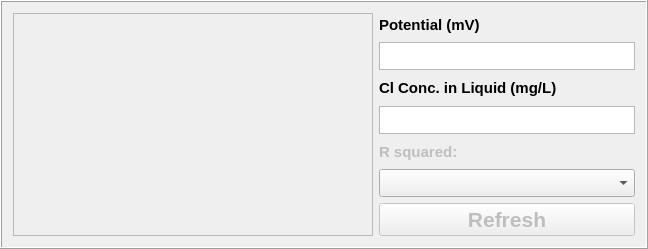
         <widget class="QFrame" name="data_frame">
          <property name="sizePolicy">
           <sizepolicy hsizetype="Expanding" vsizetype="Expanding">
            <horstretch>1</horstretch>
            <verstretch>1</verstretch>
           </sizepolicy>
          </property>
          <property name="styleSheet">
           <string notr="true">b</string>
          </property>
          <property name="frameShape">
           <enum>QFrame::Shape::Box</enum>
          </property>
          <property name="frameShadow">
           <enum>QFrame::Shadow::Raised</enum>
          </property>
          <layout class="QHBoxLayout" name="horizontalLayout_11" stretch="1,0">
           <item>
            <widget class="QFrame" name="graph_frame">
             <property name="sizePolicy">
              <sizepolicy hsizetype="Expanding" vsizetype="Expanding">
               <horstretch>0</horstretch>
               <verstretch>0</verstretch>
              </sizepolicy>
             </property>
             <property name="minimumSize">
              <size>
               <width>360</width>
               <height>0</height>
              </size>
             </property>
             <property name="frameShape">
              <enum>QFrame::Shape::StyledPanel</enum>
             </property>
             <property name="frameShadow">
              <enum>QFrame::Shadow::Raised</enum>
             </property>
            </widget>
           </item>
           <item>
            <layout class="QVBoxLayout" name="verticalLayout_4" stretch="1,1,1,1,1,1,1">
             <item>
              <widget class="QLabel" name="potential_label">
               <property name="sizePolicy">
                <sizepolicy hsizetype="Minimum" vsizetype="Expanding">
                 <horstretch>0</horstretch>
                 <verstretch>0</verstretch>
                </sizepolicy>
               </property>
               <property name="maximumSize">
                <size>
                 <width>16777215</width>
                 <height>40</height>
                </size>
               </property>
               <property name="font">
                <font>
                 <pointsize>11</pointsize>
                 <bold>true</bold>
                </font>
               </property>
               <property name="text">
                <string>Potential (mV)</string>
               </property>
              </widget>
             </item>
             <item>
              <widget class="QTextEdit" name="potential_input">
               <property name="sizePolicy">
                <sizepolicy hsizetype="Minimum" vsizetype="Minimum">
                 <horstretch>0</horstretch>
                 <verstretch>0</verstretch>
                </sizepolicy>
               </property>
               <property name="minimumSize">
                <size>
                 <width>0</width>
                 <height>28</height>
                </size>
               </property>
               <property name="maximumSize">
                <size>
                 <width>16777215</width>
                 <height>36</height>
                </size>
               </property>
              </widget>
             </item>
             <item>
              <widget class="QLabel" name="cl_conc_label">
               <property name="sizePolicy">
                <sizepolicy hsizetype="Minimum" vsizetype="Expanding">
                 <horstretch>0</horstretch>
                 <verstretch>0</verstretch>
                </sizepolicy>
               </property>
               <property name="minimumSize">
                <size>
                 <width>0</width>
                 <height>0</height>
                </size>
               </property>
               <property name="maximumSize">
                <size>
                 <width>16777215</width>
                 <height>40</height>
                </size>
               </property>
               <property name="font">
                <font>
                 <pointsize>11</pointsize>
                 <bold>true</bold>
                </font>
               </property>
               <property name="text">
                <string>Cl Conc. in Liquid (mg/L)</string>
               </property>
              </widget>
             </item>
             <item>
              <widget class="QTextEdit" name="cl_conc_input">
               <property name="sizePolicy">
                <sizepolicy hsizetype="Minimum" vsizetype="Minimum">
                 <horstretch>0</horstretch>
                 <verstretch>0</verstretch>
                </sizepolicy>
               </property>
               <property name="minimumSize">
                <size>
                 <width>0</width>
                 <height>28</height>
                </size>
               </property>
               <property name="maximumSize">
                <size>
                 <width>16777215</width>
                 <height>36</height>
                </size>
               </property>
              </widget>
             </item>
             <item>
              <layout class="QHBoxLayout" name="horizontalLayout_5" stretch="1,1">
               <item>
                <widget class="QLabel" name="r_squared_label">
                 <property name="enabled">
                  <bool>false</bool>
                 </property>
                 <property name="sizePolicy">
                  <sizepolicy hsizetype="Minimum" vsizetype="Expanding">
                   <horstretch>0</horstretch>
                   <verstretch>0</verstretch>
                  </sizepolicy>
                 </property>
                 <property name="minimumSize">
                  <size>
                   <width>0</width>
                   <height>0</height>
                  </size>
                 </property>
                 <property name="maximumSize">
                  <size>
                   <width>16777215</width>
                   <height>40</height>
                  </size>
                 </property>
                 <property name="font">
                  <font>
                   <pointsize>11</pointsize>
                   <bold>true</bold>
                  </font>
                 </property>
                 <property name="text">
                  <string>R squared:</string>
                 </property>
                </widget>
               </item>
               <item>
                <widget class="QLabel" name="r_squared_label_2">
                 <property name="sizePolicy">
                  <sizepolicy hsizetype="Minimum" vsizetype="Preferred">
                   <horstretch>0</horstretch>
                   <verstretch>0</verstretch>
                  </sizepolicy>
                 </property>
                 <property name="minimumSize">
                  <size>
                   <width>0</width>
                   <height>0</height>
                  </size>
                 </property>
                 <property name="maximumSize">
                  <size>
                   <width>16777215</width>
                   <height>40</height>
                  </size>
                 </property>
                 <property name="font">
                  <font>
                   <pointsize>11</pointsize>
                   <bold>true</bold>
                  </font>
                 </property>
                 <property name="text">
                  <string/>
                 </property>
                </widget>
               </item>
              </layout>
             </item>
             <item>
              <widget class="QComboBox" name="r_squared_input">
               <property name="sizePolicy">
                <sizepolicy hsizetype="Minimum" vsizetype="Preferred">
                 <horstretch>0</horstretch>
                 <verstretch>0</verstretch>
                </sizepolicy>
               </property>
               <property name="minimumSize">
                <size>
                 <width>0</width>
                 <height>28</height>
                </size>
               </property>
               <property name="maximumSize">
                <size>
                 <width>16777215</width>
                 <height>36</height>
                </size>
               </property>
               <property name="styleSheet">
                <string notr="true">b</string>
               </property>
               <property name="frame">
                <bool>true</bool>
               </property>
              </widget>
             </item>
             <item>
              <widget class="QPushButton" name="refresh_plot_button">
               <property name="enabled">
                <bool>false</bool>
               </property>
               <property name="sizePolicy">
                <sizepolicy hsizetype="Minimum" vsizetype="Preferred">
                 <horstretch>0</horstretch>
                 <verstretch>0</verstretch>
                </sizepolicy>
               </property>
               <property name="font">
                <font>
                 <pointsize>16</pointsize>
                 <bold>true</bold>
                </font>
               </property>
               <property name="text">
                <string>Refresh</string>
               </property>
              </widget>
             </item>
            </layout>
           </item>
          </layout>
         </widget>
